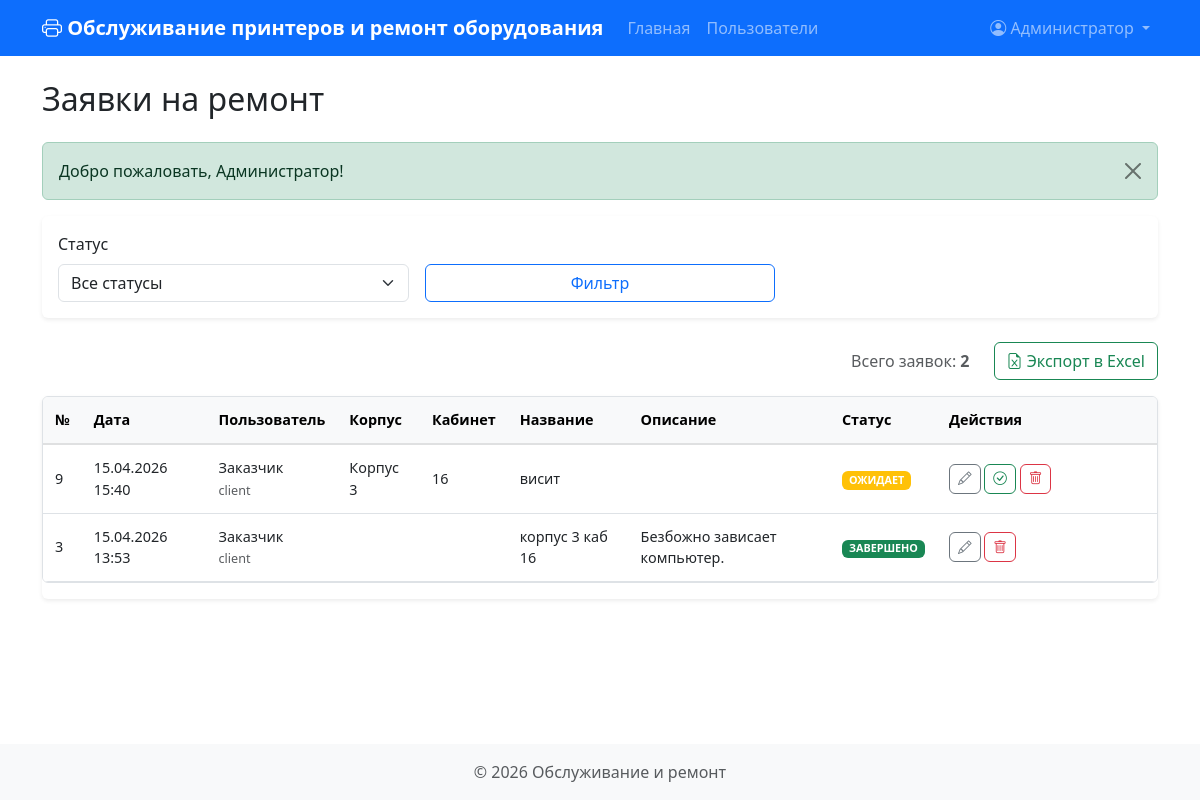
Page /?action=repairs (signed in) on the committed database.
### tables this page shows
CREATE TABLE repairs (
                id INTEGER PRIMARY KEY AUTOINCREMENT,
                user_id INTEGER NOT NULL,
                title TEXT NOT NULL,
                description TEXT NOT NULL,
                status TEXT DEFAULT 'ОЖИДАЕТ',
                created_at DATETIME DEFAULT CURRENT_TIMESTAMP,
                updated_at DATETIME DEFAULT CURRENT_TIMESTAMP, building TEXT NOT NULL DEFAULT '', room TEXT NOT NULL DEFAULT '',
                FOREIGN KEY (user_id) REFERENCES users(id)
            );

CREATE TABLE users (
                id INTEGER PRIMARY KEY AUTOINCREMENT,
                username TEXT UNIQUE NOT NULL,
                password TEXT NOT NULL,
                role TEXT NOT NULL,
                full_name TEXT,
                email TEXT,
                department TEXT,
                created_at DATETIME DEFAULT CURRENT_TIMESTAMP
            );

### functions.php (called while the page is built, shortened)
<?php
function isLoggedIn() {
    return isset($_SESSION['user_id']);
}
function isAdmin() {
    return isLoggedIn() && $_SESSION['user']['role'] === ROLE_ADMIN;
}
function formatDate($date) {
    $dt = new DateTime($date, new DateTimeZone('UTC'));
    $dt->setTimezone(new DateTimeZone('Europe/Moscow'));
    return $dt->format('d.m.Y H:i');
}
function url($path = '') {
    if (strpos($path, '/') === 0) {
        return BASE_PATH . $path;
    }
    return BASE_PATH . '/' . $path;
}
function getFlashMessage() {
    if (isset($_SESSION['flash'])) {
        $message = $_SESSION['flash'];
        return $message;
    }
    return null;
}
function render($template, $data = []) {
    extract($data);
    $templateFile = TEMPLATE_DIR . '/' . $template . '.php';
    include $templateFile;
    $content = ob_get_clean();
    return $content;
}
function renderPage($template, $data = []) {
    $content = render($template, $data);
    include LAYOUT_DIR . '/layout.php';
}

### database.php (called while the page is built, shortened)
<?php
class Database {
    private $db;
    private static $instance = null;
    public static function getInstance() {
        if (self::$instance === null) {
            self::$instance = new self();
        }
        return self::$instance;
    }
    private function connect() {
        try {
            $this->db = new PDO('sqlite:' . DB_PATH);
            $this->db->setAttribute(PDO::ATTR_ERRMODE, PDO::ERRMODE_EXCEPTION);
            $this->db->setAttribute(PDO::ATTR_DEFAULT_FETCH_MODE, PDO::FETCH_ASSOC);
        } catch (PDOException $e) {
            die('Ошибка подключения к базе данных: ' . $e->getMessage());
        }
    }
    public function initTables() {
        $this->db->exec("
            CREATE TABLE IF NOT EXISTS users (
                id INTEGER PRIMARY KEY AUTOINCREMENT,
                username TEXT UNIQUE NOT NULL,
                password TEXT NOT NULL,
                role TEXT NOT NULL,
                full_name TEXT,
                email TEXT,
                department TEXT,
                created_at DATETIME DEFAULT CURRENT_TIMESTAMP
            )
        ");
        $this->db->exec("
            CREATE TABLE IF NOT EXISTS orders (
                id INTEGER PRIMARY KEY AUTOINCREMENT,
                user_id INTEGER NOT NULL,
                department TEXT NOT NULL,
                building TEXT NOT NULL,
                room TEXT NOT NULL,
                printer_model TEXT NOT NULL,
                repair_type TEXT NOT NULL,
                description TEXT,
                status TEXT DEFAULT 'ОЖИДАЕТ',
                status_changed_at DATETIME DEFAULT CURRENT_TIMESTAMP,
                created_at DATETIME DEFAULT CURRENT_TIMESTAMP,
                updated_at DATETIME DEFAULT CURRENT_TIMESTAMP,
                FOREIGN KEY (user_id) REFERENCES users(id)
            )
        ");
        $this->db->exec("
            CREATE TABLE IF NOT EXISTS status_history (
                id INTEGER PRIMARY KEY AUTOINCREMENT,
                order_id INTEGER NOT NULL,
                status TEXT NOT NULL,
                changed_at DATETIME DEFAULT CURRENT_TIMESTAMP,
                changed_by INTEGER,
                FOREIGN KEY (order_id) REFERENCES orders(id),
                FOREIGN KEY (changed_by) REFERENCES users(id)
            )
        ");
        $this->db->exec("
            CREATE TABLE IF NOT EXISTS buildings (
                id INTEGER PRIMARY KEY AUTOINCREMENT,
                name TEXT UNIQUE NOT NULL,
                created_at DATETIME DEFAULT CURRENT_TIMESTAMP
            )
        ");
        $this->db->exec("
            CREATE TABLE IF NOT EXISTS printer_models (
                id INTEGER PRIMARY KEY AUTOINCREMENT,
                name TEXT UNIQUE NOT NULL,
                created_at DATETIME DEFAULT CURRENT_TIMESTAMP
            )
        ");
        $this->db->exec("
            CREATE TABLE IF NOT EXISTS wishes (
                id INTEGER PRIMARY KEY AUTOINCREMENT,
                user_id INTEGER NOT NULL,
                text TEXT NOT NULL,
                status TEXT DEFAULT 'активно',
                created_at DATETIME DEFAULT CURRENT_TIMESTAMP,
                updated_at DATETIME DEFAULT CURRENT_TIMESTAMP,
                FOREIGN KEY (user_id) REFERENCES users(id)
            )
        ");
        $this->db->exec("
            CREATE TABLE IF NOT EXISTS repairs (
                id INTEGER PRIMARY KEY AUTOINCREMENT,
                user_id INTEGER NOT NULL,
                title TEXT NOT NULL,
                description TEXT NOT NULL,
                building TEXT NOT NULL DEFAULT '',
                room TEXT NOT NULL DEFAULT '',
                status TEXT DEFAULT 'ОЖИДАЕТ',
                created_at DATETIME DEFAULT CURRENT_TIMESTAMP,
                updated_at DATETIME DEFAULT CURRENT_TIMESTAMP,
                FOREIGN KEY (user_id) REFERENCES users(id)
            )
        ");
        try {
            $this->db->exec("ALTER TABLE repairs ADD COLUMN building TEXT NOT NULL DEFAULT ''");
        } catch (PDOException $e) {
        }
        try {
            $this->db->exec("ALTER TABLE repairs ADD COLUMN room TEXT NOT NULL DEFAULT ''");
        } catch (PDOException $e) {
        }
    }
    public function getRepairs($filters = []) {
        $sql = "SELECT r.*, u.username, u.full_name
                FROM repairs r
                LEFT JOIN users u ON r.user_id = u.id
                WHERE 1=1";
        $params = [];
        $sql .= " ORDER BY r.created_at DESC";
        $stmt = $this->db->prepare($sql);
        $stmt->execute($params);
        return $stmt->fetchAll();
    }
}

### templates/repairs.php (the view, shortened to what this page needs)
<h2 class="mb-4">Заявки на ремонт</h2>
<?php if ($message = getFlashMessage()): ?>
    <div class="alert alert-<?php echo $message['type'] === 'error' ? 'danger' : 'success'; ?> alert-dismissible fade show" role="alert">
        <?php echo htmlspecialchars($message['message']); ?>
        <button type="button" class="btn-close" data-bs-dismiss="alert"></button>
    </div>
<?php endif; ?>
<div class="card mb-4">
    <div class="card-body">
        <form method="GET" class="row g-3">
            <div class="col-md-4">
                <label class="form-label">Статус</label>
                <select class="form-select" name="status">
                    <option value="">Все статусы</option>
                </select>
            </div>
            <div class="col-md-4 d-flex align-items-end">
                <div class="d-grid gap-2 w-100">
                    <button type="submit" class="btn btn-outline-primary">Фильтр</button>
                </div>
            </div>
        </form>
    </div>
</div>
<div class="d-flex justify-content-between align-items-center mb-3">
    <div class="d-flex align-items-center gap-2">
        <div class="text-muted me-3">
            Всего заявок: <strong><?php echo count($repairs); ?></strong>
        </div>
        <?php if (isAdmin() || isRemontnik()): ?>
            <a href="<?php
                echo url('/?action=export_repairs' .
                    (isset($filters['status']) && $filters['status'] ? '&status=' . urlencode($filters['status']) : '') .
                    (isset($filters['date_from']) && $filters['date_from'] ? '&date_from=' . urlencode($filters['date_from']) : '') .
                    (isset($filters['date_to']) && $filters['date_to'] ? '&date_to=' . urlencode($filters['date_to']) : '')
                );
            ?>" class="btn btn-outline-success">
                <i class="bi bi-file-earmark-excel"></i> Экспорт в Excel
            </a>
        <?php endif; ?>
    </div>
</div>
<div class="card">
    <div class="table-responsive">
        <table class="table table-hover mb-0">
            <thead class="table-light">
                <tr>
                    <th>№</th>
                    <th>Дата</th>
                    <?php if (isAdmin() || isRemontnik()): ?>
                        <th>Пользователь</th>
                    <?php endif; ?>
                    <th>Корпус</th>
                    <th>Кабинет</th>
                    <th>Название</th>
                    <th>Описание</th>
                    <th>Статус</th>
                    <th>Действия</th>
                </tr>
            </thead>
            <tbody>
                <?php if (empty($repairs)): ?>
                    <tr>
                        <td colspan="<?php echo (isAdmin() || isRemontnik()) ? 9 : 8; ?>" class="text-center text-muted py-4">Заявок не найдено</td>
                    </tr>
                <?php else: ?>
                    <?php foreach ($repairs as $repair): ?>
                        <tr>
                            <td><?php echo $repair['id']; ?></td>
                            <td><?php echo formatDate($repair['created_at']); ?></td>
                            <?php if (isAdmin() || isRemontnik()): ?>
                                <td>
                                    <?php echo htmlspecialchars($repair['full_name'] ?? $repair['username']); ?>
                                    <br><small class="text-muted"><?php echo htmlspecialchars($repair['username']); ?></small>
                                </td>
                            <?php endif; ?>
                            <td><?php echo htmlspecialchars($repair['building'] ?? ''); ?></td>
                            <td><?php echo htmlspecialchars($repair['room'] ?? ''); ?></td>
                            <td><?php echo htmlspecialchars($repair['title']); ?></td>
                            <td>
                                <div style="max-width: 300px; white-space: pre-wrap;"><?php echo htmlspecialchars($repair['description']); ?></div>
                            </td>
                            <td>
                                <span class="badge bg-<?php
                                    echo $repair['status'] === REPAIR_STATUS_WAITING ? 'warning' :
                                        ($repair['status'] === REPAIR_STATUS_IN_PROGRESS ? 'info' :
                                        ($repair['status'] === REPAIR_STATUS_COMPLETED ? 'success' : 'secondary'));
                                ?>">
                                    <?php echo htmlspecialchars($repair['status']); ?>
                                </span>
                            </td>
                            <td>
                                <?php if (isAdmin() || isRemontnik()): ?>
                                    <a href="<?php echo url('/?action=edit_repair&id=' . $repair['id']); ?>"
                                       class="btn btn-sm btn-outline-secondary" title="Редактировать">
                                        <i class="bi bi-pencil"></i>
                                    </a>
                                    <?php if ($repair['status'] !== REPAIR_STATUS_COMPLETED): ?>
                                        <a href="<?php echo url('/?action=update_repair_status&id=' . $repair['id'] . '&status=' . REPAIR_STATUS_COMPLETED); ?>"
                                           class="btn btn-sm btn-outline-success" title="Отметить как выполненную">
                                            <i class="bi bi-check-circle"></i>
                                        </a>
                                    <?php endif; ?>
                                    <?php if (isAdmin()): ?>
                                        <a href="<?php echo url('/?action=delete_repair&id=' . $repair['id']); ?>"
                                           class="btn btn-sm btn-outline-danger confirm-delete" title="Удалить">
                                            <i class="bi bi-trash"></i>
                                        </a>
                                    <?php endif; ?>
                                <?php else: ?>
                                    <span class="text-muted">Только просмотр</span>
                                <?php endif; ?>
                            </td>
                        </tr>
                    <?php endforeach; ?>
                <?php endif; ?>
            </tbody>
        </table>
    </div>
</div>

### templates/layout.php (style rules this page uses)
body { min-height: 100vh; display: flex; flex-direction: column; }
.table-responsive { overflow-x: auto; margin-bottom: 1rem; border-radius: 0.375rem; border: 1px solid #dee2e6; -webkit-overflow-scrolling: touch; }
.table { margin-bottom: 0; min-width: 1000px; }
.table th { white-space: nowrap; background-color: #f8f9fa; border-bottom-width: 2px; padding: 0.75rem; font-size: 0.9rem; }
.table td { vertical-align: middle; padding: 0.75rem; font-size: 0.9rem; }
.table td:last-child { min-width: 220px; white-space: nowrap; }
.table .btn { white-space: nowrap; font-size: 0.85rem; padding: 0.25rem 0.5rem; }
.card { border: none; box-shadow: 0 0.125rem 0.25rem rgba(0, 0, 0, 0.075); }
.btn { border-radius: 0.375rem; }
.form-control, .form-select { border-radius: 0.375rem; }
.alert { border-radius: 0.375rem; }

### rows in the picture
repairs: id "9", created_at "15.04.2026 15:40", user.full_name "Заказчик", user.username "client", building "Корпус 3", room "16", title "висит", status "ОЖИДАЕТ"
repairs: id "3", created_at "15.04.2026 13:53", user.full_name "Заказчик", user.username "client", title "корпус 3 каб 16", description "Безбожно зависает компьютер.", status "ЗАВЕРШЕНО"

### other values in the picture
getCurrentUser()['full_name'] "Администратор"
$message['message'] "Добро пожаловать, Администратор!"
count($repairs) "2"
